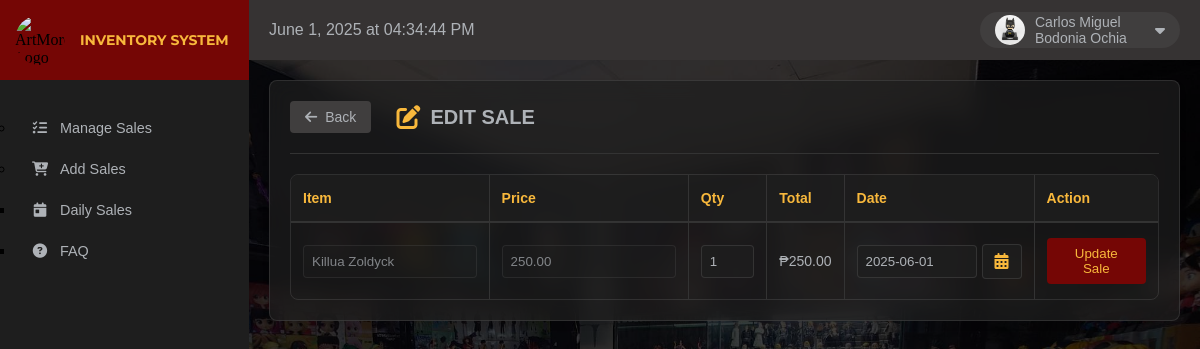
The app's page /staff/editSales.php?id=39&item_id=72 (signed in) with its own data.
### tables this page shows
CREATE TABLE `users` (
  `id` int(11) NOT NULL,
  `name` varchar(100) NOT NULL,
  `username` varchar(255) NOT NULL,
  `password` varchar(255) NOT NULL,
  `role` enum('admin','staff','','') NOT NULL,
  `created_at` timestamp NOT NULL DEFAULT current_timestamp(),
  `updated_at` timestamp NOT NULL DEFAULT current_timestamp() ON UPDATE current_timestamp(),
  `status` tinyint(1) NOT NULL,
  `profile_image` varchar(255) DEFAULT NULL,
  `deleted_at` timestamp NULL DEFAULT NULL
);

CREATE TABLE `sales` (
  `id` int(11) NOT NULL,
  `customer_id` varchar(20) NOT NULL,
  `total_amount` decimal(10,2) NOT NULL,
  `sale_date` datetime NOT NULL
);

CREATE TABLE `products` (
  `id` int(11) NOT NULL,
  `product_title` varchar(255) NOT NULL,
  `category_id` int(11) NOT NULL,
  `image_path` varchar(255) NOT NULL,
  `quantity` int(11) NOT NULL,
  `buying_price` decimal(10,2) NOT NULL,
  `selling_price` decimal(10,2) NOT NULL,
  `created_at` timestamp NOT NULL DEFAULT current_timestamp(),
  `updated_at` timestamp NOT NULL DEFAULT current_timestamp() ON UPDATE current_timestamp()
);

CREATE TABLE `sale_items` (
  `id` int(11) NOT NULL,
  `sale_id` int(11) NOT NULL,
  `product_id` int(11) NOT NULL,
  `quantity` int(11) NOT NULL,
  `price` decimal(10,2) NOT NULL,
  `total` decimal(10,2) NOT NULL
);

### staff/editSales.php (the view, shortened to what this page needs)
<?php
require_once '../connection/connections.php';
$userName = '';
$profileImage = "../upload/default-profile.jpg";
if (isset($_SESSION['user_id'])) {
    try {
        $stmt = $pdo->prepare("SELECT id, name, profile_image FROM users WHERE id = ?");
        $stmt->execute([$_SESSION['user_id']]);
        $userData = $stmt->fetch(PDO::FETCH_ASSOC);
        if ($userData) {
            if (!empty($userData['name'])) {
                $userName = $userData['name'];
            }
            if (!empty($userData['profile_image'])) {
                $tempProfileImage = "../upload/profiles/" . $userData['profile_image'];
                if (file_exists($tempProfileImage)) {
                    $profileImage = $tempProfileImage;
                } else {
                    $profileImage = "../upload/default-profile.jpg";
                }
            }
        }
    } catch (PDOException $e) {
        error_log("Database Error: " . $e->getMessage());
    }
}
$saleId = isset($_GET['id']) ? intval($_GET['id']) : 0;
$saleData = null;
if ($saleId > 0) {
    try {
        $stmt = $pdo->prepare("
            SELECT s.id, s.customer_id, s.total_amount, s.sale_date,
                   si.id as sale_item_id, si.quantity as current_quantity,
                   si.price, si.total as item_total,
                   p.id as product_id, p.product_title, p.image_path,
                   p.quantity as available_quantity,
                   c.category_name
            FROM sales s
            JOIN sale_items si ON s.id = si.sale_id
            JOIN products p ON si.product_id = p.id
            LEFT JOIN categories c ON p.category_id = c.id
            WHERE si.id = ?
        ");
        $stmt->execute([$_GET['item_id']]);
        $saleData = $stmt->fetch(PDO::FETCH_ASSOC);
        $maxQuantity = $saleData['current_quantity'] + $saleData['available_quantity'];
    } catch (PDOException $e) {
        error_log("Error fetching sale data: " . $e->getMessage());
    }
}
?>
<!DOCTYPE html>
<html lang="en">
<head>
    <link rel="stylesheet" href="https://cdnjs.cloudflare.com/ajax/libs/font-awesome/6.5.1/css/all.min.css">
</head>
<body>
            <div class="sidebar">
                <div class="logo-container">
                    <img src="../upload/ArtMore.jpg" alt="ArtMore Logo">
                    <h1>INVENTORY SYSTEM</h1>
                </div>
                <ul class="nav-links">
                        <ul class="submenu">
                            <li><a href="manageSales.php"><i class="fas fa-tasks"></i>Manage Sales</a></li>
                            <li><a href="addSales.php"><i class="fas fa-cart-plus"></i>Add Sales</a></li>
                        <ul class="submenu">
                            <li><a href="dailySales.php"><i class="fas fa-calendar-day"></i>Daily Sales</a></li>
                            <li>
                                <a href="faq.php">
                                    <i class="fas fa-question-circle"></i>FAQ
                                </a>
                            </li>
                </ul>
            </div>
            <div class="topbar">
                <div class="time-label" id="currentDateTime">November 25, 2024, 2:13pm</div>
                <div class="profile-container">
                    <img src="<?php echo htmlspecialchars($profileImage); ?>" alt="Profile Picture">
                    <span class="profile-name"><?php echo htmlspecialchars($userName); ?></span>
                    <i class="fas fa-caret-down"></i>
                </div>
            </div>
            <div class="main-content">
                <div class="content-card dashboard-table">
                    <div id="editSaleSection">
                        <div class="table-header">
                            <a href="manageSales.php" class="back-btn">
                                <i class="fas fa-arrow-left"></i>
                                Back
                            </a>
                            <i class="fas fa-edit"></i>
                            <h2>EDIT SALE</h2>
                        </div>
                        <hr class="header-line">
                        <div class="table-container">
                            <form id="updateSaleForm" method="POST">
                                <table>
                                    <thead>
                                        <tr>
                                            <th>Item</th>
                                            <th>Price</th>
                                            <th>Qty</th>
                                            <th>Total</th>
                                            <th>Date</th>
                                            <th>Action</th>
                                        </tr>
                                    </thead>
                                    <tbody>
                                        <tr id="saleDataRow">
                                            <td>
                                                <input type="text" class="editable-input item-input"
                                                       value="<?php echo htmlspecialchars($saleData['product_title'] ?? ''); ?>" readonly>
                                            </td>
                                            <td>
                                                <input type="number" class="editable-input price-input" name="price"
                                                       value="<?php echo htmlspecialchars($saleData['price'] ?? ''); ?>"
                                                       step="0.01"
                                                       readonly>
                                            </td>
                                            <td>
                                                <input type="number"
                                                       class="editable-input qty-input"
                                                       name="quantity"
                                                       value="<?php echo htmlspecialchars($saleData['current_quantity'] ?? ''); ?>"
                                                       min="1"
                                                       max="<?php echo htmlspecialchars($maxQuantity ?? ''); ?>"
                                                       data-current="<?php echo htmlspecialchars($saleData['current_quantity'] ?? ''); ?>"
                                                       data-available="<?php echo htmlspecialchars($saleData['available_quantity'] ?? ''); ?>">
                                            </td>
                                            <td>
                                                <span class="total-amount">₱<?php echo number_format($saleData['item_total'] ?? 0, 2); ?></span>
                                            </td>
                                            <td>
                                                <div class="date-picker-container">
                                                    <input type="text" class="date-input" name="sale_date"
                                                           value="<?php echo $saleData ? date('Y-m-d', strtotime($saleData['sale_date'])) : ''; ?>"
                                                           readonly>
                                                    <button type="button" class="calendar-btn" disabled>
                                                        <i class="fas fa-calendar-alt"></i>
                                                    </button>
                                                </div>
                                            </td>
                                            <td>
                                                <button type="submit" class="update-sale-btn">Update Sale</button>
                                            </td>
                                        </tr>
                                    </tbody>
                                </table>
                            </form>
                        </div>
                    </div>
                </div>
            </div>
</body>
</html>

### records on screen
users: profile_image (picture), name "Carlos Miguel Bodonia Ochia"
sales: product_title "Killua Zoldyck", price "250.00", quantity "1", sale_items.total "250.00", sale_date "2025-06-01"
